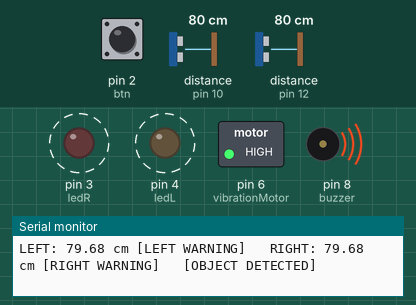
Simulated run of this sketch. Board: Arduino Uno, built with avr-gcc and run on an emulated ATmega328P. Parts: switched loads named in the sketch (green lamp = pin HIGH), output pins drawn as LEDs (lit = HIGH), buzzer (waves = sounding), the last lines printed to the serial monitor. Wiring (inferred from the names in the program): 2 × ultrasonic range finder: trigger pin 9, echo pin 10 / trigger pin 11, echo pin 12. Dashed ring = blinking. The test bench sets the inputs (shaded band); at power-on: pin 2 (btn) HIGH, distance to the obstacle (sensors on pin 10, pin 12) 80 cm. The echo pulse lasts 58.3 µs per cm; pins used as bus, display or sensor lines are not drawn.

Above: at 1.54 s.
2.3 s: pin 2 (btn) pulled LOW for 0.15 s
At 2.44 s:
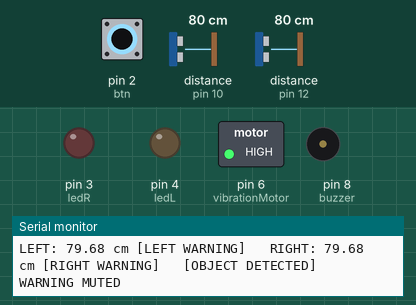
At 3.2 s:
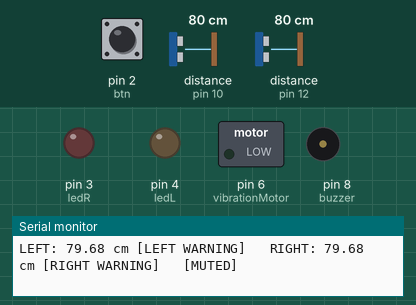
4.0 s: distance to the obstacle (sensor on pin 10) set to 2 cm
7.0 s: distance to the obstacle (sensor on pin 12) set to 2 cm
10.0 s: pin 2 (btn) pulled LOW for 1 s
At 11.92 s:
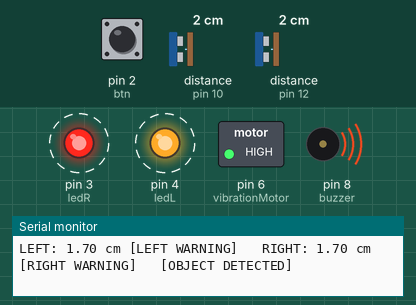
14.0 s: distance to the obstacle (sensor on pin 10) set to 120 cm
17.0 s: distance to the obstacle (sensor on pin 10) set to 105 cm
20.0 s: distance to the obstacle (sensor on pin 10) set to 100 cm
At 21.75 s:
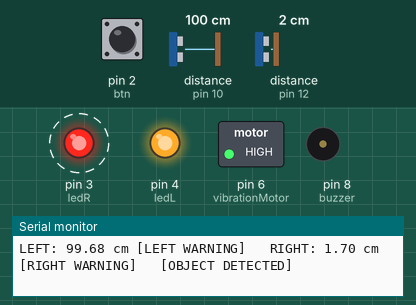
Timing chart, 0 to 24.0 s (numbered marks = the images above; inputs shaded):
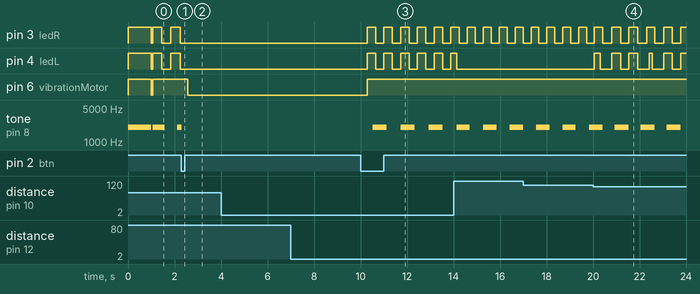

Measured:
- after the input at 2.3 s, pin 3 (ledR), pin 4 (ledL): stops changing and stays LOW; pin 6 (vibrationMotor): HIGH → LOW after 0.27 s
- after the input at 10.0 s, pin 3 (ledR), pin 4 (ledL): alternates HIGH for 0.36 s and LOW for 0.36 s, starting after 0.29 s; pin 6 (vibrationMotor): LOW → HIGH after 0.29 s; tone on pin 8 (buzzer): alternates 2000 Hz for 0.60 s and silent for 0.60 s, starting after 0.53 s
- after the input at 20.0 s, pin 4 (ledL): LOW → HIGH after 0.06 s, → LOW 0.25 s later, → HIGH 0.49 s later, → LOW 0.38 s later, … (11 changes in this stretch)

The sketch:

final_working.ino
```cpp
// ==========================================
// BLIND SPOT HELMET - COMBINED SYSTEM
// ==========================================

// ---------- ULTRASONIC SENSORS ----------
const int trigL = 9;
const int echoL = 10;

const int trigR = 11;
const int echoR = 12;

// ---------- LEDs ----------
const int ledL = 4;
const int ledR = 3;

// ---------- BUZZER ----------
const int buzzer = 8;          // Updated to D8
const int buzzerFreq = 2000;   // 2000 Hz beep tone

// ---------- COIN VIBRATION MOTOR ----------
const int vibrationMotor = 6;

// ---------- PUSH BUTTON ----------
const int btn = 2;

// ---------- SETTINGS ----------
const int LIMIT_CM = 100;

// ---------- STATES ----------
bool muted = false;
bool lastBtn = HIGH;

bool ledBlinkState = false;
bool buzzerState = false;

unsigned long previousLedTime = 0;
unsigned long previousBuzzerTime = 0;

const unsigned long ledInterval = 300;
const unsigned long buzzerInterval = 500; // 0.5 sec ON / 0.5 sec OFF beep

// ==========================================
// DISTANCE MEASUREMENT FUNCTION
// ==========================================
float readCm(int trig, int echo)
{
  digitalWrite(trig, LOW);
  delayMicroseconds(2);

  digitalWrite(trig, HIGH);
  delayMicroseconds(10);

  digitalWrite(trig, LOW);

  long t = pulseIn(echo, HIGH, 30000);

  if (t == 0)
  {
    return 999;
  }

  return t * 0.0343 / 2;
}

// ==========================================
// SETUP
// ==========================================
void setup()
{
  Serial.begin(9600);

  // Ultrasonic sensors
  pinMode(trigL, OUTPUT);
  pinMode(echoL, INPUT);
  pinMode(trigR, OUTPUT);
  pinMode(echoR, INPUT);

  // LEDs
  pinMode(ledL, OUTPUT);
  pinMode(ledR, OUTPUT);

  // Buzzer
  pinMode(buzzer, OUTPUT);

  // Vibration motor
  pinMode(vibrationMotor, OUTPUT);

  // Push button
  pinMode(btn, INPUT_PULLUP);

  // ---------- STARTUP TEST ----------
  Serial.println("Blind Spot Helmet System Started");

  digitalWrite(ledL, HIGH);
  digitalWrite(ledR, HIGH);
  tone(buzzer, buzzerFreq); // Beep on D7 during startup test
  digitalWrite(vibrationMotor, HIGH);

  delay(1000);

  // Turn everything OFF
  digitalWrite(ledL, LOW);
  digitalWrite(ledR, LOW);
  noTone(buzzer);
  digitalWrite(vibrationMotor, LOW);
}

// ==========================================
// MAIN LOOP
// ==========================================
void loop()
{
  // ---------- PUSH BUTTON / MUTE ----------
  bool b = digitalRead(btn);

  if (lastBtn == HIGH && b == LOW)
  {
    muted = !muted;
    buzzerState = false;
    noTone(buzzer);

    Serial.println(muted ? "WARNING MUTED" : "WARNING ENABLED");
    delay(200);
  }
  lastBtn = b;

  // ---------- READ SENSORS ----------
  float leftDistance = readCm(trigL, echoL);
  delay(50);
  float rightDistance = readCm(trigR, echoR);

  // ---------- OBJECT DETECTION ----------
  bool leftOn = (leftDistance > 0 && leftDistance < LIMIT_CM);
  bool rightOn = (rightDistance > 0 && rightDistance < LIMIT_CM);
  bool danger = leftOn || rightOn;

  // ---------- LED BLINKING ----------
  unsigned long currentTime = millis();

  if (currentTime - previousLedTime >= ledInterval)
  {
    previousLedTime = currentTime;
    ledBlinkState = !ledBlinkState;
  }

  digitalWrite(ledL, (!muted && leftOn && ledBlinkState) ? HIGH : LOW);
  digitalWrite(ledR, (!muted && rightOn && ledBlinkState) ? HIGH : LOW);

  // ---------- BUZZER ALERT (BEEP) ----------
  if (danger && !muted)
  {
    if (currentTime - previousBuzzerTime >= buzzerInterval)
    {
      previousBuzzerTime = currentTime;
      buzzerState = !buzzerState;
    }

    if (buzzerState)
    {
      tone(buzzer, buzzerFreq);
    }
    else
    {
      noTone(buzzer);
    }
  }
  else
  {
    noTone(buzzer);
    buzzerState = false;
    previousBuzzerTime = currentTime;
  }

  // ---------- COIN VIBRATION MOTOR ----------
  digitalWrite(vibrationMotor, (danger && !muted) ? HIGH : LOW);

  // ---------- SERIAL MONITOR ----------
  Serial.print("LEFT: ");
  Serial.print(leftDistance);
  Serial.print(" cm ");
  if (leftOn) Serial.print("[LEFT WARNING]");

  Serial.print("   RIGHT: ");
  Serial.print(rightDistance);
  Serial.print(" cm ");
  if (rightOn) Serial.print("[RIGHT WARNING]");

  if (muted) Serial.print("   [MUTED]");
  else if (danger) Serial.print("   [OBJECT DETECTED]");
  else Serial.print("   [SAFE]");

  Serial.println();
  delay(50);
}
```
